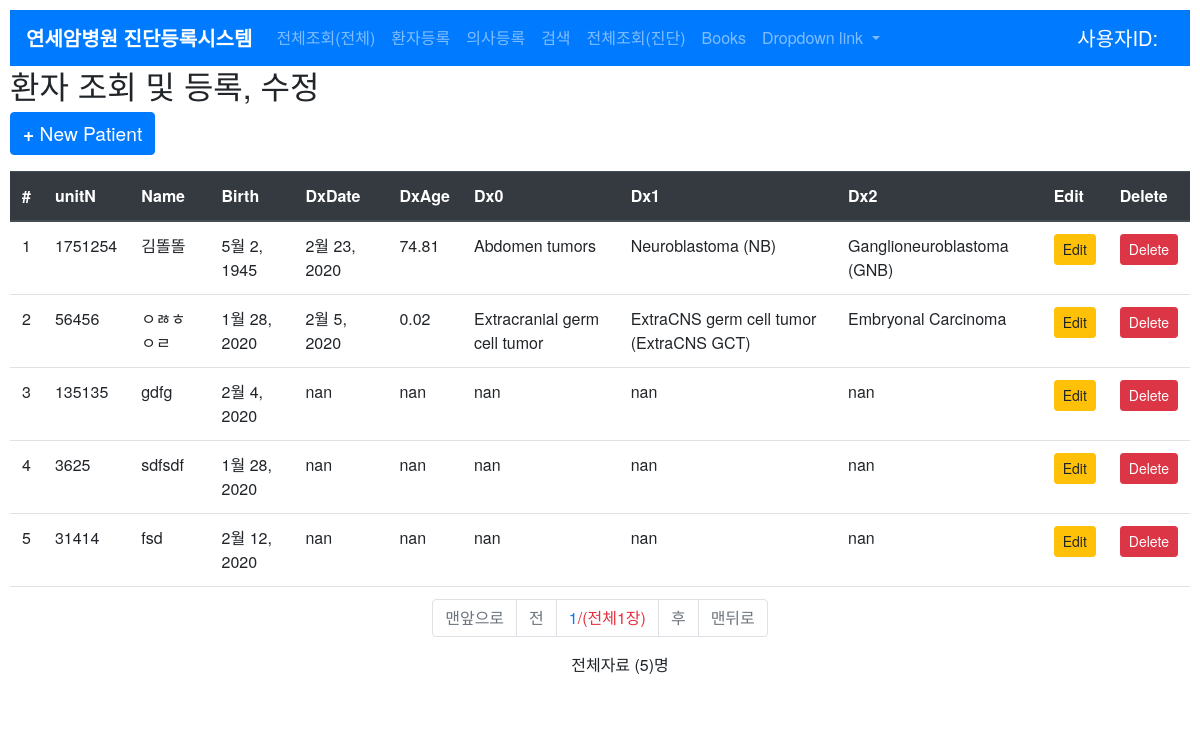
Screenshot of /dx2/ with the database file from the repository.
### product/models.py (models this page shows, shortened)
class Diagnosis_0(models.Model):
    dxcode_0 = models.CharField(max_length=20, verbose_name='dxcode_0')
    dxname_0 = models.CharField(max_length=64, verbose_name='dxname_0')
    def __str__(self):
        return self.dxname_0
    class Meta:
        db_table = 'dx_0'
        verbose_name ='진단세부0'

class Patient_info(models.Model):
    unitnumb = models.IntegerField(verbose_name='등록번호', unique=True)
    ptname = models.CharField(max_length=48, verbose_name='환자성명')
    birthdate = models.DateField(verbose_name='생년월일')
    def __str__(self):
        return self.ptname
    class Meta:
        db_table = 'pt_info'
        verbose_name ='환자기본정보'

class Pt_diagnosis(models.Model):
    unitnumb = models.ForeignKey('Patient_info', on_delete=models.CASCADE, verbose_name='환자등록번호', unique=True, null=True)
    dx_date = models.DateField(verbose_name='진단일')
    dx_age = models.FloatField(verbose_name='연령')
    dxcode_0 = models.ForeignKey('Diagnosis_0', on_delete=models.CASCADE, verbose_name='진단대분류')
    dxcode_1 = models.ForeignKey('Diagnosis_1', on_delete=models.CASCADE, verbose_name='진단중분류')
    dxcode_2 = models.ForeignKey('Diagnosis_2', on_delete=models.CASCADE, verbose_name='진단소분류')
    dxcode_3 = models.CharField(max_length=40, blank=True, verbose_name='진단참고사항')
    need_confirm = models.BooleanField(verbose_name='컨펌필요여부', default=False)
    compl_confirm = models.BooleanField(verbose_name='컨펌완료여부', default=False)
    dr_name = models.ForeignKey('fcuser.Physician', on_delete=models.CASCADE, verbose_name='주치의')
    regist_dttm = models.DateTimeField(auto_now_add=True, verbose_name='등록시간')
    regist_user = models.ForeignKey('fcuser.Fcuser', on_delete=models.CASCADE, verbose_name='작성자')
    def __str__(self):
        return str(self.unitnumb_id)
    class Meta:
        db_table = 'pt_diagnosis'
        verbose_name ='환자진단기록'

class Diagnosis_1(models.Model):
    dxcode_0 = models.ForeignKey('Diagnosis_0', on_delete=models.CASCADE)
    dxcode_1 = models.CharField(max_length=20, verbose_name='dxcode_1')
    dxname_1 = models.CharField(max_length=64, verbose_name='dxname_1')
    def __str__(self):
        return self.dxname_1
    class Meta:
        db_table = 'dx_1'
        verbose_name ='진단세부1'

class Diagnosis_2(models.Model):
    dxcode_1 = models.ForeignKey('Diagnosis_1', on_delete=models.CASCADE)
    dxcode_2 = models.CharField(max_length=20, verbose_name='dxcode_2')
    dxname_2 = models.CharField(max_length=64, verbose_name='dxname_2')
    def __str__(self):
        return self.dxname_2
    class Meta:
        db_table = 'dx_2'
        verbose_name ='진단세부2'

### product/views.py (the view)
# urls.py: re_path('dx2/(?P<curr_page>[0-9]+)$', dx3, name='dx3'),
def dx2(request):
    data = dict()
    if Pt_diagnosis.objects.count() > 0:
        ptdxs = get_merged_table()
        curr_page = 1
        df_ptdxs = pd.DataFrame(ptdxs)
        df_ptdxs = df_ptdxs.T
        print(df_ptdxs)
        context = page_func(df_ptdxs, curr_page)
    else:
        curr_page = 1
        context = {'ptdxs':None, 'pages':{'curr_page':1}}
    data['html_book_list'] = render_to_string('partial_dx2_list.html', context, request=request)
    data['curr_page'] = curr_page
    print('success in dx2')
    return render(request, "dx2.html", context)

### product/templates/partial_dx2_list.html (shortened to what this page needs)
{% load widget_tweaks %}
{% for key, ptdx in ptdxs.items %}
        <tr>
            <td>{{ key }}{{ ptdx.id }}</td>
            <td>{{ ptdx.unitnumb}}</td>
            <td>{{ ptdx.ptname_x }}</td>
            <td>{{ ptdx.birthdate}}</td>
            <td>{{ ptdx.dx_date }}</td>
            <td>{{ ptdx.dx_age|floatformat:2 }}</td>
            <td>{{ ptdx.dxname0 }}</td>
            <td>{{ ptdx.dxname1 }}</td>
            <td>{{ ptdx.dxname2 }}</td>
            <td>
                <button type="button"
                        class="btn btn-warning btn-sm js-update-patient"
                        data-url = "{% url 'dx2_update' key %}">
                    Edit
                </button>
            </td>
            <td>
                <button type="button"
                        class="btn btn-danger btn-sm js-delete-patient"
                        data-url = "{% url 'dx2_delete' key  %}">
                    Delete
                </button>
            </td>
        </tr>
        {% empty %}
        <tr>
            <td colspan="11" class="text-center bg-warning">No Patient</td>
        </tr>
        {% endfor %}
<tr> <td style="text-align: center" colspan="11">
<div style="margin: auto; display:inline-block ">
    <ul class="pagination">
        {% if pages.prev_page_flag %}
            <li class="page-item"><a class="page-link first_page" id="first_page_able" style="color:royalblue; cursor:pointer" data-page-value=1>맨앞으로</a></li>
            <li class="page-item"><a class="page-link prev_page" id="prev_page_able" style="color:royalblue; cursor:pointer" data-page-value={{ pages.prev_page }}>전</a></li>
        {% else %}
            <li class="page-item disabled"><a class="page-link first_page"  id="first_page_able" data-page-value=1 >맨앞으로</a></li>
            <li class="page-item disabled"><a class="page-link prev_page"  id="prev_page_able" data-page-value={{ pages.prev_page }} >전</a></li>
        {% endif %}
        <li class="page-item"><a class="page-link" href="#" ><span class="curr_page" id="curr_page">{{ pages.curr_page }}</span><span style="color:#e6313d">/(전체{{ pages.total_pages }}장)</span></a></li>
        {% if pages.next_page_flag %}
            <li class="page-item"><a class="page-link next_page" id="next_page_able" style="color:royalblue; cursor:pointer" data-page-value={{ pages.next_page }}>후</a></li>
            <li class="page-item"><a class="page-link total_pages" id="total_pages_able" style="color:royalblue; cursor:pointer" data-page-value={{ pages.total_pages }}>맨뒤로</a></li>
        {% else %}
            <li class="page-item disabled"><a class="page-link next_page" id="next_page_disabled" data-page-value={{ pages.next_page }}>후</a></li>
            <li class="page-item disabled"><a class="page-link total_pages" id="total_pages_disabled" data-page-value={{ pages.total_pages }}>맨뒤로</a></li>
        {% endif %}
    </ul>
    <ul>전체자료 ({{ pages.total_n }})명</ul>
</div>
</td>
</tr>

### fcuser/templates/base.html (style rules this page uses)
body { font-family: "Helvetica Neue", Helvetica, Arial, 맑은 고딕,"malgun gothic", sans-serif; margin:10px }

### rows the page displays
Diagnosis_0: id "1", unitnumb "1751254", ptname_x "김똘똘", birthdate "5월 2, 1945", dx_date "2월 23, 2020", dx_age "74.81", dxname0 "Abdomen tumors", dxname1 "Neuroblastoma (NB)", dxname2 "Ganglioneuroblastoma (GNB)"
Diagnosis_0: key "2", unitnumb "56456", ptname_x "ㅇㅀㅎㅇㄹ", birthdate "1월 28, 2020", dx_date "2월 5, 2020", dx_age "0.02", dxname0 "Extracranial germ cell tumor", dxname1 "ExtraCNS germ cell tumor (ExtraCNS GCT)", dxname2 "Embryonal Carcinoma"
Patient_info: ptname_x "gdfg", birthdate "2월 4, 2020"
Patient_info: ptname_x "sdfsdf", birthdate "1월 28, 2020"
Patient_info: ptname_x "fsd", birthdate "2월 12, 2020"

### other values shown
{{ key }} "3" "4" "5"
{{ ptdx.unitnumb }} "135135" "3625" "31414"
{{ ptdx.dx_date }} "nan" "nan" "nan"
{{ ptdx.dx_age|floatformat:2 }} "nan" "nan" "nan"
{{ ptdx.dxname0 }} "nan" "nan" "nan"
{{ ptdx.dxname1 }} "nan" "nan" "nan"
{{ ptdx.dxname2 }} "nan" "nan" "nan"
{{ pages.curr_page }} "1"
{{ pages.total_pages }} "1"
{{ pages.total_n }} "5"
